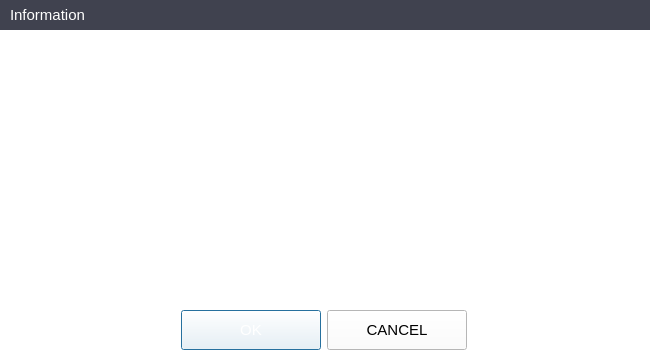
<?xml version="1.0" encoding="UTF-8"?>
<ui version="4.0">
 <class>QuestionDlg</class>
 <widget class="QDialog" name="QuestionDlg">
  <property name="geometry">
   <rect>
    <x>0</x>
    <y>0</y>
    <width>650</width>
    <height>359</height>
   </rect>
  </property>
  <property name="styleSheet">
   <string notr="true">background-color: rgb(255, 255, 255);</string>
  </property>
  <layout class="QGridLayout" name="gridLayout_4">
   <property name="leftMargin">
    <number>0</number>
   </property>
   <property name="topMargin">
    <number>0</number>
   </property>
   <property name="rightMargin">
    <number>0</number>
   </property>
   <property name="bottomMargin">
    <number>0</number>
   </property>
   <property name="spacing">
    <number>0</number>
   </property>
   <item row="0" column="0">
    <widget class="QWidget" name="widgetTitle" native="true">
     <property name="sizePolicy">
      <sizepolicy hsizetype="Expanding" vsizetype="Fixed">
       <horstretch>0</horstretch>
       <verstretch>0</verstretch>
      </sizepolicy>
     </property>
     <property name="minimumSize">
      <size>
       <width>650</width>
       <height>30</height>
      </size>
     </property>
     <property name="maximumSize">
      <size>
       <width>16777215</width>
       <height>30</height>
      </size>
     </property>
     <property name="styleSheet">
      <string notr="true">background-color: rgb(64, 66, 79);</string>
     </property>
     <layout class="QGridLayout" name="gridLayout">
      <property name="leftMargin">
       <number>0</number>
      </property>
      <property name="topMargin">
       <number>0</number>
      </property>
      <property name="rightMargin">
       <number>0</number>
      </property>
      <property name="bottomMargin">
       <number>0</number>
      </property>
      <property name="spacing">
       <number>0</number>
      </property>
      <item row="0" column="1">
       <widget class="QLabel" name="labelTitle">
        <property name="sizePolicy">
         <sizepolicy hsizetype="Fixed" vsizetype="Fixed">
          <horstretch>0</horstretch>
          <verstretch>0</verstretch>
         </sizepolicy>
        </property>
        <property name="minimumSize">
         <size>
          <width>600</width>
          <height>30</height>
         </size>
        </property>
        <property name="maximumSize">
         <size>
          <width>600</width>
          <height>30</height>
         </size>
        </property>
        <property name="font">
         <font>
          <pointsize>11</pointsize>
         </font>
        </property>
        <property name="styleSheet">
         <string notr="true">border-image: url(:/Image/Image/Dialog/popup_head.png);
color: rgb(255, 255, 255);</string>
        </property>
        <property name="text">
         <string>Information</string>
        </property>
        <property name="indent">
         <number>10</number>
        </property>
       </widget>
      </item>
      <item row="0" column="2">
       <spacer name="horizontalSpacer">
        <property name="orientation">
         <enum>Qt::Horizontal</enum>
        </property>
        <property name="sizeHint" stdset="0">
         <size>
          <width>40</width>
          <height>20</height>
         </size>
        </property>
       </spacer>
      </item>
     </layout>
    </widget>
   </item>
   <item row="1" column="0">
    <widget class="QLabel" name="label">
     <property name="alignment">
      <set>Qt::AlignCenter</set>
     </property>
    </widget>
   </item>
   <item row="2" column="0">
    <widget class="QWidget" name="widgetButton" native="true">
     <property name="minimumSize">
      <size>
       <width>0</width>
       <height>60</height>
      </size>
     </property>
     <property name="maximumSize">
      <size>
       <width>16777215</width>
       <height>60</height>
      </size>
     </property>
     <layout class="QGridLayout" name="gridLayout_3">
      <item row="0" column="0">
       <spacer name="horizontalSpacer_2">
        <property name="orientation">
         <enum>Qt::Horizontal</enum>
        </property>
        <property name="sizeHint" stdset="0">
         <size>
          <width>40</width>
          <height>20</height>
         </size>
        </property>
       </spacer>
      </item>
      <item row="0" column="1">
       <widget class="QWidget" name="widget" native="true">
        <property name="minimumSize">
         <size>
          <width>300</width>
          <height>45</height>
         </size>
        </property>
        <property name="maximumSize">
         <size>
          <width>300</width>
          <height>45</height>
         </size>
        </property>
        <layout class="QHBoxLayout" name="horizontalLayout">
         <property name="spacing">
          <number>0</number>
         </property>
         <property name="leftMargin">
          <number>0</number>
         </property>
         <property name="topMargin">
          <number>0</number>
         </property>
         <property name="rightMargin">
          <number>0</number>
         </property>
         <property name="bottomMargin">
          <number>0</number>
         </property>
         <item>
          <widget class="CustomImageButtonWidget" name="btnOK">
           <property name="minimumSize">
            <size>
             <width>140</width>
             <height>40</height>
            </size>
           </property>
           <property name="maximumSize">
            <size>
             <width>140</width>
             <height>40</height>
            </size>
           </property>
           <property name="palette">
            <palette>
             <active>
              <colorrole role="Button">
               <brush brushstyle="SolidPattern">
                <color alpha="255">
                 <red>255</red>
                 <green>255</green>
                 <blue>255</blue>
                </color>
               </brush>
              </colorrole>
              <colorrole role="ButtonText">
               <brush brushstyle="SolidPattern">
                <color alpha="255">
                 <red>255</red>
                 <green>255</green>
                 <blue>255</blue>
                </color>
               </brush>
              </colorrole>
              <colorrole role="Base">
               <brush brushstyle="SolidPattern">
                <color alpha="255">
                 <red>255</red>
                 <green>255</green>
                 <blue>255</blue>
                </color>
               </brush>
              </colorrole>
              <colorrole role="Window">
               <brush brushstyle="SolidPattern">
                <color alpha="255">
                 <red>255</red>
                 <green>255</green>
                 <blue>255</blue>
                </color>
               </brush>
              </colorrole>
             </active>
             <inactive>
              <colorrole role="Button">
               <brush brushstyle="SolidPattern">
                <color alpha="255">
                 <red>255</red>
                 <green>255</green>
                 <blue>255</blue>
                </color>
               </brush>
              </colorrole>
              <colorrole role="ButtonText">
               <brush brushstyle="SolidPattern">
                <color alpha="255">
                 <red>255</red>
                 <green>255</green>
                 <blue>255</blue>
                </color>
               </brush>
              </colorrole>
              <colorrole role="Base">
               <brush brushstyle="SolidPattern">
                <color alpha="255">
                 <red>255</red>
                 <green>255</green>
                 <blue>255</blue>
                </color>
               </brush>
              </colorrole>
              <colorrole role="Window">
               <brush brushstyle="SolidPattern">
                <color alpha="255">
                 <red>255</red>
                 <green>255</green>
                 <blue>255</blue>
                </color>
               </brush>
              </colorrole>
             </inactive>
             <disabled>
              <colorrole role="Button">
               <brush brushstyle="SolidPattern">
                <color alpha="255">
                 <red>255</red>
                 <green>255</green>
                 <blue>255</blue>
                </color>
               </brush>
              </colorrole>
              <colorrole role="ButtonText">
               <brush brushstyle="SolidPattern">
                <color alpha="255">
                 <red>120</red>
                 <green>120</green>
                 <blue>120</blue>
                </color>
               </brush>
              </colorrole>
              <colorrole role="Base">
               <brush brushstyle="SolidPattern">
                <color alpha="255">
                 <red>255</red>
                 <green>255</green>
                 <blue>255</blue>
                </color>
               </brush>
              </colorrole>
              <colorrole role="Window">
               <brush brushstyle="SolidPattern">
                <color alpha="255">
                 <red>255</red>
                 <green>255</green>
                 <blue>255</blue>
                </color>
               </brush>
              </colorrole>
             </disabled>
            </palette>
           </property>
           <property name="font">
            <font>
             <pointsize>11</pointsize>
            </font>
           </property>
           <property name="text">
            <string>OK</string>
           </property>
          </widget>
         </item>
         <item>
          <widget class="CustomImageButtonWidget" name="btnCANCEL">
           <property name="minimumSize">
            <size>
             <width>140</width>
             <height>40</height>
            </size>
           </property>
           <property name="maximumSize">
            <size>
             <width>140</width>
             <height>40</height>
            </size>
           </property>
           <property name="font">
            <font>
             <pointsize>11</pointsize>
            </font>
           </property>
           <property name="text">
            <string>CANCEL</string>
           </property>
          </widget>
         </item>
        </layout>
       </widget>
      </item>
      <item row="0" column="2">
       <spacer name="horizontalSpacer_3">
        <property name="orientation">
         <enum>Qt::Horizontal</enum>
        </property>
        <property name="sizeHint" stdset="0">
         <size>
          <width>157</width>
          <height>20</height>
         </size>
        </property>
       </spacer>
      </item>
     </layout>
    </widget>
   </item>
  </layout>
 </widget>
 <customwidgets>
  <customwidget>
   <class>CustomImageButtonWidget</class>
   <extends>QPushButton</extends>
   <header>UIClass/CustomWidget/CustomImageButtonWidget.h</header>
  </customwidget>
 </customwidgets>
 <tabstops>
  <tabstop>btnOK</tabstop>
  <tabstop>btnCANCEL</tabstop>
 </tabstops>
 <resources/>
 <connections/>
</ui>
